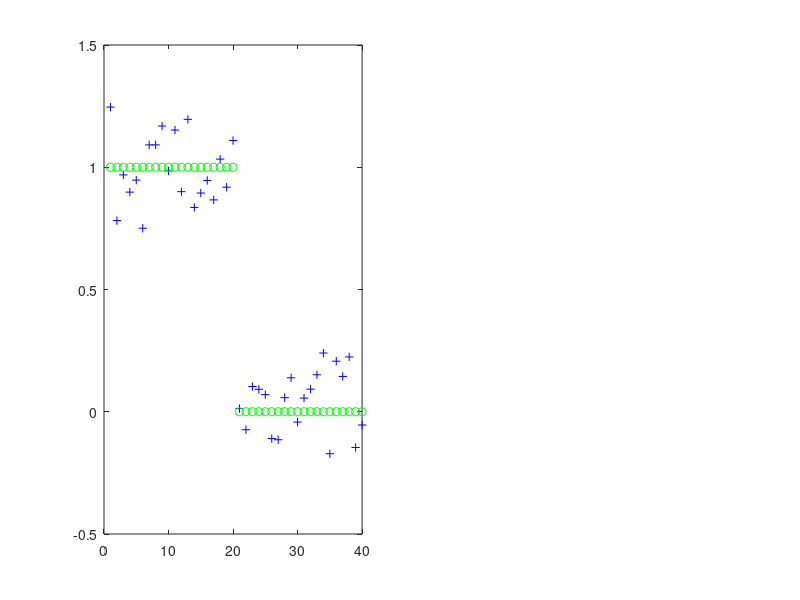

This chart was generated by the following MATLAB code: (Note: this script raises an error after producing the figure.)
clear
close all
clc

kernel = 2
numTrain = 20;
numTest = 50;
Dim = 1000;

X = [ 0.5*rand(numTrain,Dim)+0.75; 0.5*rand(numTrain,Dim)-0.25  ];
Y = [ ones(numTrain,1); zeros(numTrain,1) ];
x = [ 0.5*rand(numTest,Dim)+0.75; 0.5*rand(numTest,Dim)-0.25 ];

subplot(1,2,1)
title('generate data');
plot(1:size(X,1), X(:,1), 'b+');
hold on
plot(1:size(X,1), Y(:,1), 'go');

Y(Y==0) = -1;
% estimate the posterior probility of p(f|X,Y)
[ meanf covf fnew_2 ] = laplaceApproximation(X, x, Y, kernel);

[ K11 ] = computeCov( X, X, kernel );
[ K12 ] = computeCov( X, x, kernel );
[ K21 ] = computeCov( x, X, kernel );
[ K22 ] = computeCov( x, x, kernel );

meanftest = K21 * inv(K11) * meanf;
probtest = sigmod(meanftest);

subplot(1,2,2)
title('classification prediction');
plot(1:size(x,1), x(:,1), 'r+');
hold on
plot(1:size(x,1), probtest, 'ko');